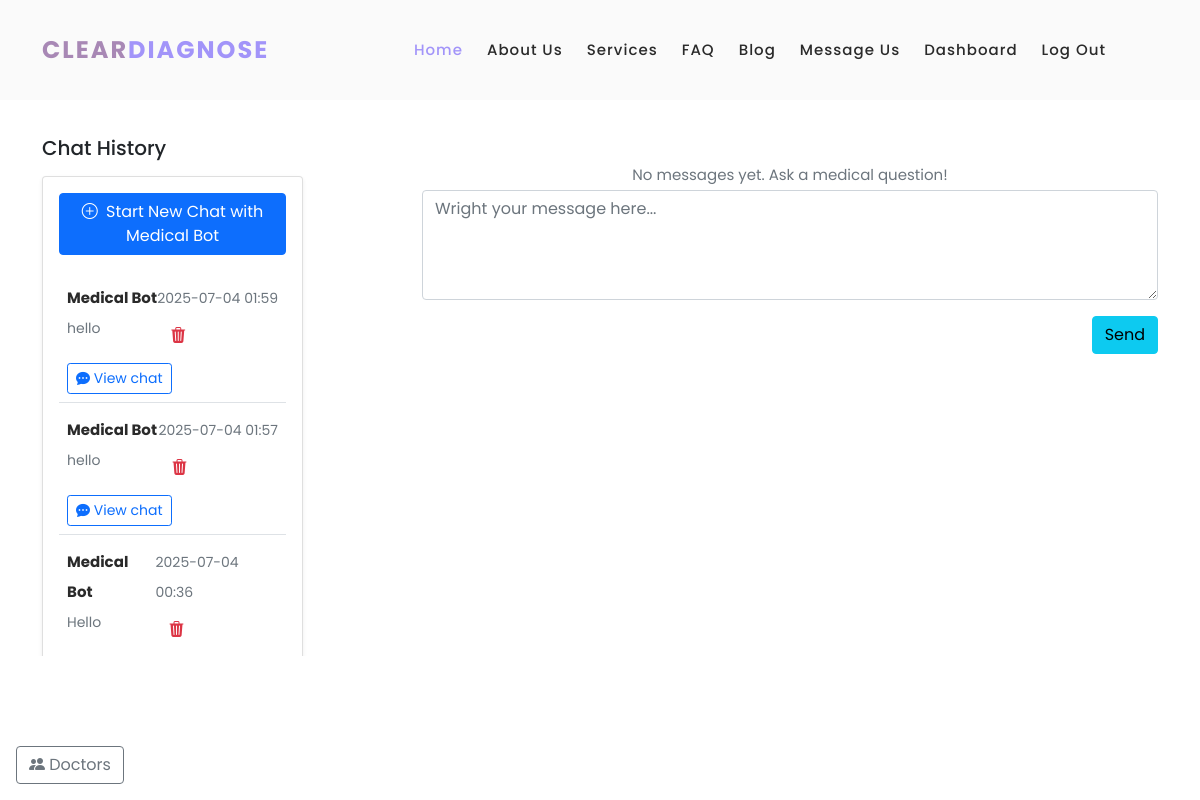
Page /chat/0 (signed in) on the committed database.
### models.py (models this page shows, shortened)
class Conversation(db.Model):
    id = db.Column(db.Integer, primary_key=True)
    user_id = db.Column(db.Integer, db.ForeignKey('users.id'), nullable=False)
    role = db.Column(db.String(50), default='User')  # 'User' or 'Doctor'
    subject = db.Column(db.String(255), nullable=False)
    messages = db.relationship('Message', backref='conversation',cascade="all, delete-orphan", lazy=True, order_by="Message.timestamp")
    doctor_id = db.Column(db.Integer, db.ForeignKey('doctors.id'), nullable=True)
    timestamp = db.Column(db.DateTime, default=datetime.utcnow)
    status = db.Column(db.String(50), default='active')  # 'active', 'closed', 'pending'
    user = db.relationship('User', backref='conversations')

### app.py (the view, shortened to what this page needs)
@app.route('/chat/<int:conversation_id>', defaults={'doctor_id': None}, methods=['GET', 'POST'])
@app.route('/chat/<int:conversation_id>/doctor/<int:doctor_id>', methods=['GET', 'POST'])
@login_required
def chat(conversation_id, doctor_id):
    doctors = db.session.query(User).join(Doctor).filter(User.role == 'doctor').all()
    conversations = Conversation.query.filter_by(user_id=current_user.id).order_by(Conversation.timestamp.desc()).all()
    doctor_conversations = Conversation.query.filter_by(doctor_id=current_user.id).order_by(Conversation.timestamp.desc()).all()
    if current_user.role == 'doctor':
        conversations = doctor_conversations
    if conversation_id == 0:
        return render_template('chat.html', conversations=conversations, doctors=doctors,doctor_id=doctor_id, new_chat=True)

### app.py (called while the page is built)
@login_manager.user_loader
def load_user(user_id):
    return UserLogin.query.get(int(user_id))

@app.before_request
def create_tables():
    db.create_all()

@app.before_request
def update_last_seen():
    if current_user.is_authenticated:
        current_user.last_login = datetime.utcnow()
        db.session.commit()

@app.template_filter('doctor_name')
def doctor_name_filter(doctor_id):
    doctor = Doctor.query.filter_by(user_id=doctor_id).first()
    return doctor.name if doctor else "Unknown"

### templates/chat.html (shortened to what this page needs)
{%extends "base.html" %}
{% block content %}
<section>
  <div class="container py-3">
    <div class="row">
      <div class="col-md-5 col-lg-4 col-xl-3 mb-4 mb-md-0 overflow-auto" style='height: 65vh;' id="chat-history">
        <h5 class="font-weight-bold mb-3 text-center text-lg-start">Chat History</h5>
        <div class="card shadow-sm">
          <div class="card-body">
            <a href="{{url_for('chat', conversation_id=0)}}" class="btn btn-primary mb-3">
              <i class="bi bi-plus-circle me-1"></i> Start New Chat with Medical Bot
            </a>
          {% if conversations %}
            <ul class="list-unstyled mb-0">
            {% for conversation in conversations %}
              <li class="p-2 border-bottom">
                <a href="#!" class="d-flex justify-content-between">
                  <div class="d-flex flex-row">
                    <div class="pt-1">
                      <p class="fw-bold mb-0">
                        {% if conversation.doctor_id %}
                          {% if current_user.role == 'doctor' %}
                            {{ conversation.user.username }}
                          {% else %}
                            Dr. {{ conversation.doctor_id | doctor_name }}
                          {% endif %}
                        {% else %}
                          Medical Bot
                        {% endif %}
                      </p>
                      <p class="small text-muted">{{ conversation.subject[:120] }}{% if conversation.subject|length > 120 %}...{% endif %}</p>
                    </div>
                  </div>
                  <div class="pt-1">
                    <p class="small text-muted mb-1">{{ conversation.timestamp.strftime('%Y-%m-%d %H:%M') }}</p>
                    <form method="POST"
                          action="{{ url_for('delete_conversation', conversation_id=conversation.id) }}"
                          class="delete-form">
                      <button type="button" class="btn btn-link text-danger trigger-delete">
                        <i class="bi bi-trash3-fill"></i>
                      </button>
                    </form>
                  </div>
                </a>
                      <p>
                        {% if current_user.role == 'doctor' %}
                        <a href="{{ url_for('chat', conversation_id=conversation.id,doctor_id=conversation.doctor_id, user_id=conversation.user_id) }}" class="btn btn-sm btn-outline-primary mt-2">
                        {% else %}
                        <a href="{{ url_for('chat', conversation_id=conversation.id, doctor_id=conversation.doctor_id) }}" class="btn btn-sm btn-outline-primary mt-2">
                        {% endif %}
                          <i class="bi bi-chat-dots-fill"></i>
                        View chat
                        </a>
                      </p>
              </li>
              {% endfor %}
            </ul>
          {% else %}
            <p class="text-muted">No conversation history yet.</p>
          {% endif %}
          </div>
        </div>
      </div>
      <div class="col-md-1 col-lg-1 col-xl-1 overflow-auto"  style='height: 65vh;' id=""></div>
      <div class="col-md-6 col-lg-7 col-xl-8 ' id="chat-box">
        <div  id="chat-messages" style="height: 55vh; overflow-y: auto;">
        <ul class="list-unstyled">
          {% if conversation %}
            {%if conversation.messages %}
              {% for msg in conversation.messages %}
                {% if msg.sender_id == current_user.id %}
                  <li class="d-flex flex-row-reverse mb-4">
                    <img src="{{ url_for('static', filename='images/avatar.svg') }}" alt="avatar"
                        class="rounded-circle d-flex align-self-start ms-3 shadow-1-strong" style="width:60px">
                    <div class="card">
                      <div class="card-header d-flex justify-content-between p-3">
                        <p class="fw-bold mb-0">You</p>
                        <p class="text-muted small mb-0 ms-3"><i class="far fa-clock"></i> {{ msg.timestamp.strftime('%Y-%m-%d %H:%M') }}</p>
                      </div>
                      <div class="card-body">
                        <p class="mb-0">
                          {{ msg.content }}
                        </p>
                      </div>
                    </div>
                  </li>
                {% elif msg.sender.username %}
                  <li class="d-flex mb-4">
                    <img src="{{ url_for('static', filename='images/avatar.svg') }}" alt="avatar"
                      class="rounded-circle d-flex align-self-start me-3 shadow-1-strong" style="width:60px">
                    <div class="card">
                      <div class="card-header d-flex justify-content-between p-3">
                        <p class="fw-bold mb-0">
                            {%if msg.sender.role == 'doctor' %}
                              Dr. {{ conversation.doctor_id | doctor_name}}
                            {% else %}
                              {{ msg.sender.username }}
                            {% endif %}
                        </p>
                        <p class="text-muted small mb-0 ms-3"><i class="far fa-clock"></i> {{ msg.timestamp.strftime('%Y-%m-%d %H:%M') }}</p>
                      </div>
                      <div class="card-body">
                        <p class="mb-0">
                          {{ msg.content }}
                        </p>
                      </div>
                  </div>
                  </li>
                {% else %}
                  <li class="d-flex mb-4">
                    <img src="{{ url_for('static', filename='images/mbotavatar.webp') }}" alt="avatar"
                      class="rounded-circle d-flex align-self-start me-3 shadow-1-strong" style="max-width:60px">
                    <div class="card">
                      <div class="card-header d-flex justify-content-between p-3">
                        <p class="fw-bold mb-0">
                              Medical Bot
                        </p>
                        <p class="text-muted small mb-0 ms-3"><i class="far fa-clock"></i> {{ msg.timestamp.strftime('%Y-%m-%d %H:%M') }}</p>
                      </div>
                      <div class="card-body">
                        <p class="mb-0">
                          {{ msg.content }}
                        </p>
                      </div>
                  </div>
                  </li>
                {% endif %}
              {% endfor %}
          {% endif %}
        </ul>
        </div>
        <div style="margin-top: 10px;">
          <ul class="list-unstyled">
              <form id="chat-form" method="POST">
                <li class="bg-white mb-3">
                  <div data-mdb-input-init class="form-outline">
                    <textarea required autofocus class="form-control bg-body-tertiary" placeholder="Wright your message here..." name="message" id="textAreaExample2" rows="4"></textarea>
                  </div>
                </li>
                <button  type="submit" data-mdb-button-init data-mdb-ripple-init class="btn btn-info btn-rounded float-end">Send</button>
            </form>
            {% else %}
              {% if current_user.role != 'doctor' %}
                <p class="text-muted text-center mt-4">No messages yet. Ask a medical question!</p>
                <form id="new-chat-form" action="{{ url_for('new_chat', doctor_id=doctor_id) }}" method="POST">
                  <li class="bg-white mb-3">
                    <div data-mdb-input-init class="form-outline">
                      <textarea required autofocus class="form-control bg-body-tertiary" placeholder="Wright your message here..." name="message" id="textAreaExample2" rows="4"></textarea>
                    </div>
                  </li>
                  <button  type="submit" data-mdb-button-init data-mdb-ripple-init class="btn btn-info btn-rounded float-end">Send</button>
                </form>
              {% endif %}
            {% endif %}
          </ul>
        </div>
      </div>
    </div>
  </div>
</section>
<button id="toggleSidebar" class="btn btn-outline-secondary position-fixed bottom-0 start-0 m-3 z-index-1030">
  <i class="bi bi-people-fill"></i> Doctors
</button>
{% endblock %}

### static/css/templatemo-space-dynamic.css (style rules this page uses)
html, body, div, span, applet, object, iframe, h1, h2, h3, h4, h5, h6, p, blockquote, div pre, a, abbr, acronym, address, big, cite, code, del, dfn, em, font, img, ins, kbd, q, s, samp, small, strike, strong, sub, sup, tt, var, b, u, i, center, dl, dt, dd, ol, ul, li, figure, header, nav, section, article, aside, footer, figcaption { margin: 0; padding: 0; border: 0; outline: 0; }
ul, li { padding: 0; margin: 0; list-style: none; }
header, nav, section, article, aside, footer, hgroup { display: block; }
* { box-sizing: border-box; }
html, body { font-family: 'Poppins', sans-serif; font-weight: 400; background-color: #fff; -ms-text-size-adjust: 100%; -webkit-font-smoothing: antialiased; -moz-osx-font-smoothing: grayscale; }
a { text-decoration: none !important; }
h1, h2, h3, h4, h5, h6 { margin-top: 0px; margin-bottom: 0px; }
ul { margin-bottom: 0px; }
p { font-size: 15px; line-height: 30px; color: #2a2a2a; }
html, body { background: #fff; font-family: 'Poppins', sans-serif; }

### rows in the picture
Conversation: shows "Medical Bot", subject "hello", timestamp "2025-07-04 01:59"
Conversation: shows "Medical Bot", subject "hello", timestamp "2025-07-04 01:57"
Conversation: shows "Medical Bot", subject "Hello", timestamp "2025-07-04 00:36"
